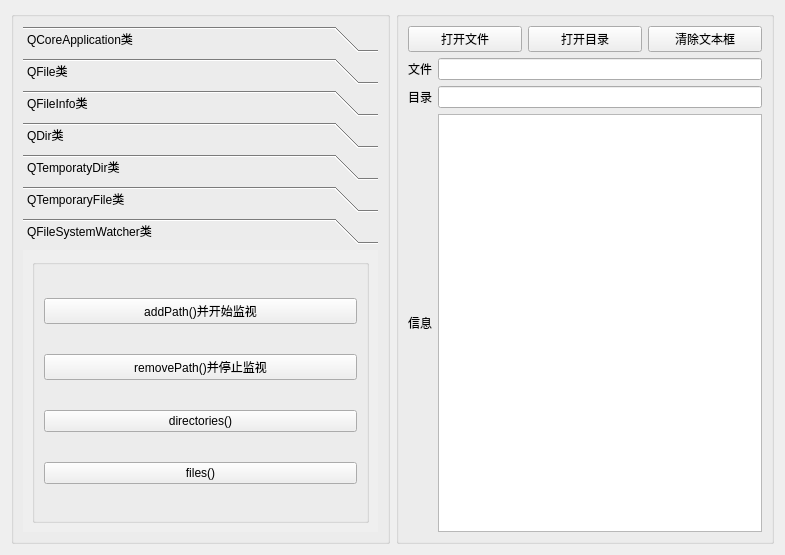
<?xml version="1.0" encoding="UTF-8"?>
<ui version="4.0">
 <class>Dialog</class>
 <widget class="QDialog" name="Dialog">
  <property name="geometry">
   <rect>
    <x>0</x>
    <y>0</y>
    <width>785</width>
    <height>555</height>
   </rect>
  </property>
  <property name="windowTitle">
   <string>Dialog</string>
  </property>
  <layout class="QHBoxLayout" name="horizontalLayout_5" stretch="1,1">
   <item>
    <widget class="QGroupBox" name="groupBox">
     <property name="title">
      <string/>
     </property>
     <layout class="QVBoxLayout" name="verticalLayout_2">
      <item>
       <widget class="QToolBox" name="toolBox">
        <property name="currentIndex">
         <number>6</number>
        </property>
        <widget class="QWidget" name="page">
         <property name="geometry">
          <rect>
           <x>0</x>
           <y>0</y>
           <width>357</width>
           <height>300</height>
          </rect>
         </property>
         <attribute name="label">
          <string>QCoreApplication类</string>
         </attribute>
         <layout class="QVBoxLayout" name="verticalLayout_6">
          <item>
           <widget class="QGroupBox" name="groupBox_4">
            <property name="title">
             <string>函数信息</string>
            </property>
            <layout class="QVBoxLayout" name="verticalLayout_5">
             <item>
              <layout class="QHBoxLayout" name="horizontalLayout_15">
               <item>
                <widget class="QPushButton" name="pushButton">
                 <property name="text">
                  <string>applicationName()</string>
                 </property>
                </widget>
               </item>
               <item>
                <widget class="QPushButton" name="pushButton_2">
                 <property name="text">
                  <string>apllicationDirPath()</string>
                 </property>
                </widget>
               </item>
              </layout>
             </item>
             <item>
              <layout class="QHBoxLayout" name="horizontalLayout_16">
               <item>
                <widget class="QPushButton" name="pushButton_3">
                 <property name="text">
                  <string>applicationFilePath()</string>
                 </property>
                </widget>
               </item>
               <item>
                <widget class="QPushButton" name="pushButton_4">
                 <property name="text">
                  <string>setApplicationName(QString &amp;)</string>
                 </property>
                </widget>
               </item>
              </layout>
             </item>
             <item>
              <layout class="QHBoxLayout" name="horizontalLayout_17">
               <item>
                <widget class="QPushButton" name="pushButton_5">
                 <property name="text">
                  <string>libraryPaths()</string>
                 </property>
                </widget>
               </item>
               <item>
                <widget class="QPushButton" name="pushButton_6">
                 <property name="text">
                  <string>addLibraryPath()</string>
                 </property>
                </widget>
               </item>
              </layout>
             </item>
             <item>
              <layout class="QHBoxLayout" name="horizontalLayout_18">
               <item>
                <widget class="QPushButton" name="pushButton_7">
                 <property name="text">
                  <string>setOrganizationName()</string>
                 </property>
                </widget>
               </item>
               <item>
                <widget class="QPushButton" name="pushButton_8">
                 <property name="text">
                  <string>organizationName()</string>
                 </property>
                </widget>
               </item>
              </layout>
             </item>
             <item>
              <layout class="QHBoxLayout" name="horizontalLayout_19">
               <item>
                <widget class="QPushButton" name="pushButton_9">
                 <property name="text">
                  <string>exit()</string>
                 </property>
                </widget>
               </item>
               <item>
                <spacer name="horizontalSpacer">
                 <property name="orientation">
                  <enum>Qt::Horizontal</enum>
                 </property>
                 <property name="sizeHint" stdset="0">
                  <size>
                   <width>40</width>
                   <height>20</height>
                  </size>
                 </property>
                </spacer>
               </item>
              </layout>
             </item>
            </layout>
           </widget>
          </item>
         </layout>
        </widget>
        <widget class="QWidget" name="page_2">
         <property name="geometry">
          <rect>
           <x>0</x>
           <y>0</y>
           <width>343</width>
           <height>320</height>
          </rect>
         </property>
         <attribute name="label">
          <string>QFile类</string>
         </attribute>
         <layout class="QVBoxLayout" name="verticalLayout_9">
          <item>
           <widget class="QGroupBox" name="groupBox_5">
            <property name="title">
             <string>类静态函数</string>
            </property>
            <layout class="QVBoxLayout" name="verticalLayout_7">
             <item>
              <layout class="QHBoxLayout" name="horizontalLayout_24">
               <item>
                <widget class="QPushButton" name="pushButton_10">
                 <property name="text">
                  <string>copy()</string>
                 </property>
                </widget>
               </item>
               <item>
                <widget class="QPushButton" name="pushButton_11">
                 <property name="text">
                  <string>rename()</string>
                 </property>
                </widget>
               </item>
               <item>
                <widget class="QPushButton" name="pushButton_12">
                 <property name="text">
                  <string>remove()</string>
                 </property>
                </widget>
               </item>
              </layout>
             </item>
             <item>
              <layout class="QHBoxLayout" name="horizontalLayout_25">
               <item>
                <widget class="QPushButton" name="pushButton_13">
                 <property name="text">
                  <string>moveToTrash()</string>
                 </property>
                </widget>
               </item>
               <item>
                <widget class="QPushButton" name="pushButton_14">
                 <property name="text">
                  <string>exists()</string>
                 </property>
                </widget>
               </item>
               <item>
                <widget class="QPushButton" name="pushButton_15">
                 <property name="text">
                  <string>link()</string>
                 </property>
                </widget>
               </item>
              </layout>
             </item>
             <item>
              <layout class="QHBoxLayout" name="horizontalLayout_26">
               <item>
                <widget class="QPushButton" name="pushButton_16">
                 <property name="text">
                  <string>symLinkTarget</string>
                 </property>
                </widget>
               </item>
               <item>
                <widget class="QPushButton" name="pushButton_17">
                 <property name="text">
                  <string>setPermissions()</string>
                 </property>
                </widget>
               </item>
               <item>
                <widget class="QPushButton" name="pushButton_18">
                 <property name="text">
                  <string>permissions()</string>
                 </property>
                </widget>
               </item>
              </layout>
             </item>
            </layout>
           </widget>
          </item>
          <item>
           <widget class="QGroupBox" name="groupBox_6">
            <property name="title">
             <string>类接口函数</string>
            </property>
            <layout class="QVBoxLayout" name="verticalLayout_8">
             <item>
              <layout class="QHBoxLayout" name="horizontalLayout_20">
               <item>
                <widget class="QPushButton" name="pushButton_19">
                 <property name="text">
                  <string>setFileName()</string>
                 </property>
                </widget>
               </item>
               <item>
                <widget class="QPushButton" name="pushButton_20">
                 <property name="text">
                  <string>fileName()</string>
                 </property>
                </widget>
               </item>
               <item>
                <widget class="QPushButton" name="pushButton_21">
                 <property name="text">
                  <string>copy()</string>
                 </property>
                </widget>
               </item>
              </layout>
             </item>
             <item>
              <layout class="QHBoxLayout" name="horizontalLayout_21">
               <item>
                <widget class="QPushButton" name="pushButton_22">
                 <property name="text">
                  <string>rename()</string>
                 </property>
                </widget>
               </item>
               <item>
                <widget class="QPushButton" name="pushButton_23">
                 <property name="text">
                  <string>remove()</string>
                 </property>
                </widget>
               </item>
               <item>
                <widget class="QPushButton" name="pushButton_24">
                 <property name="text">
                  <string>moveToTrash()</string>
                 </property>
                </widget>
               </item>
              </layout>
             </item>
             <item>
              <layout class="QHBoxLayout" name="horizontalLayout_22">
               <item>
                <widget class="QPushButton" name="pushButton_25">
                 <property name="text">
                  <string>exists()</string>
                 </property>
                </widget>
               </item>
               <item>
                <widget class="QPushButton" name="pushButton_26">
                 <property name="text">
                  <string>link()</string>
                 </property>
                </widget>
               </item>
               <item>
                <widget class="QPushButton" name="pushButton_27">
                 <property name="text">
                  <string>symLinkTarget()</string>
                 </property>
                </widget>
               </item>
              </layout>
             </item>
             <item>
              <layout class="QHBoxLayout" name="horizontalLayout_23">
               <item>
                <widget class="QPushButton" name="pushButton_28">
                 <property name="text">
                  <string>setPermissions()</string>
                 </property>
                </widget>
               </item>
               <item>
                <widget class="QPushButton" name="pushButton_29">
                 <property name="text">
                  <string>permissions()</string>
                 </property>
                </widget>
               </item>
               <item>
                <widget class="QPushButton" name="pushButton_30">
                 <property name="text">
                  <string>size()</string>
                 </property>
                </widget>
               </item>
              </layout>
             </item>
            </layout>
           </widget>
          </item>
         </layout>
        </widget>
        <widget class="QWidget" name="page_3">
         <property name="geometry">
          <rect>
           <x>0</x>
           <y>0</y>
           <width>343</width>
           <height>342</height>
          </rect>
         </property>
         <attribute name="label">
          <string>QFileInfo类</string>
         </attribute>
         <layout class="QVBoxLayout" name="verticalLayout_4">
          <item>
           <widget class="QGroupBox" name="groupBox_3">
            <property name="title">
             <string>文件信息</string>
            </property>
            <layout class="QVBoxLayout" name="verticalLayout_3">
             <item>
              <layout class="QHBoxLayout" name="horizontalLayout_6">
               <item>
                <widget class="QPushButton" name="pushButton_aboluteFilePath">
                 <property name="text">
                  <string>absoluteFilePath()</string>
                 </property>
                </widget>
               </item>
               <item>
                <widget class="QPushButton" name="pushButton_absolutePath">
                 <property name="text">
                  <string>absolutePath()</string>
                 </property>
                </widget>
               </item>
              </layout>
             </item>
             <item>
              <layout class="QHBoxLayout" name="horizontalLayout_7">
               <item>
                <widget class="QPushButton" name="pushButton_fileName">
                 <property name="text">
                  <string>fileName()</string>
                 </property>
                </widget>
               </item>
               <item>
                <widget class="QPushButton" name="pushButton_filePath">
                 <property name="text">
                  <string>filePath()</string>
                 </property>
                </widget>
               </item>
              </layout>
             </item>
             <item>
              <layout class="QHBoxLayout" name="horizontalLayout_8">
               <item>
                <widget class="QPushButton" name="pushButton_baseName">
                 <property name="text">
                  <string>baseName()</string>
                 </property>
                </widget>
               </item>
               <item>
                <widget class="QPushButton" name="pushButton_completeBaseName">
                 <property name="text">
                  <string>completeBaseName()</string>
                 </property>
                </widget>
               </item>
              </layout>
             </item>
             <item>
              <layout class="QHBoxLayout" name="horizontalLayout_9">
               <item>
                <widget class="QPushButton" name="pushButton_suffix">
                 <property name="text">
                  <string>suffix()</string>
                 </property>
                </widget>
               </item>
               <item>
                <widget class="QPushButton" name="pushButton_completeSuffix">
                 <property name="text">
                  <string>completeSuffix()</string>
                 </property>
                </widget>
               </item>
              </layout>
             </item>
             <item>
              <layout class="QHBoxLayout" name="horizontalLayout_10">
               <item>
                <widget class="QPushButton" name="pushButton_isDir">
                 <property name="text">
                  <string>isDir()</string>
                 </property>
                </widget>
               </item>
               <item>
                <widget class="QPushButton" name="pushButton_isFile">
                 <property name="text">
                  <string>isFile()</string>
                 </property>
                </widget>
               </item>
              </layout>
             </item>
             <item>
              <layout class="QHBoxLayout" name="horizontalLayout_11">
               <item>
                <widget class="QPushButton" name="pushButton_isExecutable">
                 <property name="text">
                  <string>isExecutable()</string>
                 </property>
                </widget>
               </item>
               <item>
                <widget class="QPushButton" name="pushButton_birthTime">
                 <property name="text">
                  <string>birthTime()</string>
                 </property>
                </widget>
               </item>
              </layout>
             </item>
             <item>
              <layout class="QHBoxLayout" name="horizontalLayout_12">
               <item>
                <widget class="QPushButton" name="pushButton_size">
                 <property name="text">
                  <string>size()</string>
                 </property>
                </widget>
               </item>
               <item>
                <widget class="QPushButton" name="pushButton_path">
                 <property name="text">
                  <string>path()</string>
                 </property>
                </widget>
               </item>
              </layout>
             </item>
             <item>
              <layout class="QHBoxLayout" name="horizontalLayout_13">
               <item>
                <widget class="QPushButton" name="pushButton_lastModified">
                 <property name="text">
                  <string>lastModified()</string>
                 </property>
                </widget>
               </item>
               <item>
                <widget class="QPushButton" name="pushButton_lastRead">
                 <property name="text">
                  <string>lastRead()</string>
                 </property>
                </widget>
               </item>
              </layout>
             </item>
             <item>
              <layout class="QHBoxLayout" name="horizontalLayout_14">
               <item>
                <widget class="QPushButton" name="pushButton_Staticexists">
                 <property name="text">
                  <string>静态函数exists()</string>
                 </property>
                </widget>
               </item>
               <item>
                <widget class="QPushButton" name="pushButton_exists">
                 <property name="text">
                  <string>exists()</string>
                 </property>
                </widget>
               </item>
              </layout>
             </item>
            </layout>
           </widget>
          </item>
         </layout>
        </widget>
        <widget class="QWidget" name="page_4">
         <property name="geometry">
          <rect>
           <x>0</x>
           <y>0</y>
           <width>367</width>
           <height>384</height>
          </rect>
         </property>
         <attribute name="label">
          <string>QDir类</string>
         </attribute>
         <layout class="QVBoxLayout" name="verticalLayout_11">
          <item>
           <widget class="QGroupBox" name="groupBox_7">
            <property name="title">
             <string>函数信息</string>
            </property>
            <layout class="QVBoxLayout" name="verticalLayout_10">
             <item>
              <layout class="QHBoxLayout" name="horizontalLayout_27">
               <item>
                <widget class="QPushButton" name="pushButton_31">
                 <property name="text">
                  <string>tempPath()</string>
                 </property>
                </widget>
               </item>
               <item>
                <widget class="QPushButton" name="pushButton_32">
                 <property name="text">
                  <string>temp()</string>
                 </property>
                </widget>
               </item>
               <item>
                <widget class="QPushButton" name="pushButton_33">
                 <property name="text">
                  <string>rootPath()</string>
                 </property>
                </widget>
               </item>
              </layout>
             </item>
             <item>
              <layout class="QHBoxLayout" name="horizontalLayout_28">
               <item>
                <widget class="QPushButton" name="pushButton_34">
                 <property name="text">
                  <string>root()</string>
                 </property>
                </widget>
               </item>
               <item>
                <widget class="QPushButton" name="pushButton_38">
                 <property name="text">
                  <string>homePath()</string>
                 </property>
                </widget>
               </item>
               <item>
                <widget class="QPushButton" name="pushButton_39">
                 <property name="text">
                  <string>home()</string>
                 </property>
                </widget>
               </item>
              </layout>
             </item>
             <item>
              <layout class="QHBoxLayout" name="horizontalLayout_29">
               <item>
                <widget class="QPushButton" name="pushButton_35">
                 <property name="text">
                  <string>currentPath()</string>
                 </property>
                </widget>
               </item>
               <item>
                <widget class="QPushButton" name="pushButton_36">
                 <property name="text">
                  <string>current()</string>
                 </property>
                </widget>
               </item>
               <item>
                <widget class="QPushButton" name="pushButton_37">
                 <property name="text">
                  <string>setCurrent()</string>
                 </property>
                </widget>
               </item>
              </layout>
             </item>
             <item>
              <layout class="QHBoxLayout" name="horizontalLayout_30">
               <item>
                <widget class="QPushButton" name="pushButton_40">
                 <property name="text">
                  <string>drives()</string>
                 </property>
                </widget>
               </item>
               <item>
                <widget class="QPushButton" name="pushButton_41">
                 <property name="text">
                  <string>isAbsolutePath()</string>
                 </property>
                </widget>
               </item>
               <item>
                <widget class="QPushButton" name="pushButton_42">
                 <property name="text">
                  <string>isRelativePath()</string>
                 </property>
                </widget>
               </item>
              </layout>
             </item>
             <item>
              <widget class="QGroupBox" name="groupBox_8">
               <property name="title">
                <string>静态函数</string>
               </property>
               <layout class="QVBoxLayout" name="verticalLayout_12">
                <item>
                 <layout class="QHBoxLayout" name="horizontalLayout_31">
                  <item>
                   <widget class="QPushButton" name="pushButton_43">
                    <property name="text">
                     <string>path()</string>
                    </property>
                   </widget>
                  </item>
                  <item>
                   <widget class="QPushButton" name="pushButton_44">
                    <property name="text">
                     <string>absoluteFilePath()</string>
                    </property>
                   </widget>
                  </item>
                  <item>
                   <widget class="QPushButton" name="pushButton_45">
                    <property name="text">
                     <string>canonicalPath()</string>
                    </property>
                   </widget>
                  </item>
                 </layout>
                </item>
                <item>
                 <layout class="QHBoxLayout" name="horizontalLayout_32">
                  <item>
                   <widget class="QPushButton" name="pushButton_46">
                    <property name="text">
                     <string>cd(QString&amp;)</string>
                    </property>
                   </widget>
                  </item>
                  <item>
                   <widget class="QPushButton" name="pushButton_48">
                    <property name="text">
                     <string>cdUp()</string>
                    </property>
                   </widget>
                  </item>
                  <item>
                   <widget class="QPushButton" name="pushButton_47">
                    <property name="text">
                     <string>mkdir()</string>
                    </property>
                   </widget>
                  </item>
                 </layout>
                </item>
                <item>
                 <layout class="QHBoxLayout" name="horizontalLayout_33">
                  <item>
                   <widget class="QPushButton" name="pushButton_49">
                    <property name="text">
                     <string>mkpath()</string>
                    </property>
                   </widget>
                  </item>
                  <item>
                   <widget class="QPushButton" name="pushButton_50">
                    <property name="text">
                     <string>rmdir()</string>
                    </property>
                   </widget>
                  </item>
                  <item>
                   <widget class="QPushButton" name="pushButton_51">
                    <property name="text">
                     <string>remove()</string>
                    </property>
                   </widget>
                  </item>
                 </layout>
                </item>
                <item>
                 <layout class="QHBoxLayout" name="horizontalLayout_34">
                  <item>
                   <widget class="QPushButton" name="pushButton_52">
                    <property name="text">
                     <string>removeRecursively()</string>
                    </property>
                   </widget>
                  </item>
                  <item>
                   <widget class="QPushButton" name="pushButton_53">
                    <property name="text">
                     <string>entryList()</string>
                    </property>
                   </widget>
                  </item>
                  <item>
                   <widget class="QPushButton" name="pushButton_54">
                    <property name="text">
                     <string>setFilter()</string>
                    </property>
                   </widget>
                  </item>
                 </layout>
                </item>
                <item>
                 <layout class="QHBoxLayout" name="horizontalLayout_35">
                  <item>
                   <widget class="QPushButton" name="pushButton_55">
                    <property name="text">
                     <string>isEmpty()</string>
                    </property>
                   </widget>
                  </item>
                  <item>
                   <widget class="QPushButton" name="pushButton_56">
                    <property name="text">
                     <string>setSorting()</string>
                    </property>
                   </widget>
                  </item>
                  <item>
                   <widget class="QPushButton" name="pushButton_57">
                    <property name="text">
                     <string>entryList(file)</string>
                    </property>
                   </widget>
                  </item>
                 </layout>
                </item>
               </layout>
              </widget>
             </item>
            </layout>
           </widget>
          </item>
         </layout>
        </widget>
        <widget class="QWidget" name="page_5">
         <property name="geometry">
          <rect>
           <x>0</x>
           <y>0</y>
           <width>357</width>
           <height>300</height>
          </rect>
         </property>
         <attribute name="label">
          <string>QTemporatyDir类</string>
         </attribute>
         <widget class="QGroupBox" name="groupBox_9">
          <property name="geometry">
           <rect>
            <x>10</x>
            <y>20</y>
            <width>290</width>
            <height>68</height>
           </rect>
          </property>
          <property name="title">
           <string>创建临时文件夹</string>
          </property>
          <layout class="QVBoxLayout" name="verticalLayout_13">
           <item>
            <layout class="QHBoxLayout" name="horizontalLayout_36">
             <item>
              <widget class="QPushButton" name="pushButton_58">
               <property name="text">
                <string>在系统临时目录</string>
               </property>
              </widget>
             </item>
             <item>
              <widget class="QPushButton" name="pushButton_59">
               <property name="text">
                <string>在指定目录下</string>
               </property>
              </widget>
             </item>
             <item>
              <widget class="QPushButton" name="pushButton_60">
               <property name="text">
                <string>在当前目录下</string>
               </property>
              </widget>
             </item>
            </layout>
           </item>
          </layout>
         </widget>
        </widget>
        <widget class="QWidget" name="page_6">
         <property name="geometry">
          <rect>
           <x>0</x>
           <y>0</y>
           <width>357</width>
           <height>300</height>
          </rect>
         </property>
         <attribute name="label">
          <string>QTemporaryFile类</string>
         </attribute>
         <widget class="QGroupBox" name="groupBox_10">
          <property name="geometry">
           <rect>
            <x>10</x>
            <y>30</y>
            <width>350</width>
            <height>68</height>
           </rect>
          </property>
          <property name="title">
           <string>创建临时文件</string>
          </property>
          <layout class="QHBoxLayout" name="horizontalLayout_38">
           <item>
            <layout class="QHBoxLayout" name="horizontalLayout_37">
             <item>
              <widget class="QPushButton" name="pushButton_61">
               <property name="text">
                <string>在系统目录下新建</string>
               </property>
              </widget>
             </item>
             <item>
              <widget class="QPushButton" name="pushButton_62">
               <property name="text">
                <string>在指定目录下新建</string>
               </property>
              </widget>
             </item>
             <item>
              <widget class="QPushButton" name="pushButton_63">
               <property name="text">
                <string>在当前目录下新建</string>
               </property>
              </widget>
             </item>
            </layout>
           </item>
          </layout>
         </widget>
        </widget>
        <widget class="QWidget" name="page_7">
         <property name="geometry">
          <rect>
           <x>0</x>
           <y>0</y>
           <width>357</width>
           <height>300</height>
          </rect>
         </property>
         <attribute name="label">
          <string>QFileSystemWatcher类</string>
         </attribute>
         <layout class="QVBoxLayout" name="verticalLayout_15">
          <item>
           <widget class="QGroupBox" name="groupBox_11">
            <property name="title">
             <string/>
            </property>
            <layout class="QVBoxLayout" name="verticalLayout_14">
             <item>
              <widget class="QPushButton" name="pushButton_64">
               <property name="text">
                <string>addPath()并开始监视</string>
               </property>
              </widget>
             </item>
             <item>
              <widget class="QPushButton" name="pushButton_65">
               <property name="text">
                <string>removePath()并停止监视</string>
               </property>
              </widget>
             </item>
             <item>
              <widget class="QPushButton" name="pushButton_66">
               <property name="text">
                <string>directories()</string>
               </property>
              </widget>
             </item>
             <item>
              <widget class="QPushButton" name="pushButton_67">
               <property name="text">
                <string>files()</string>
               </property>
              </widget>
             </item>
            </layout>
           </widget>
          </item>
         </layout>
        </widget>
       </widget>
      </item>
     </layout>
    </widget>
   </item>
   <item>
    <widget class="QGroupBox" name="groupBox_2">
     <property name="title">
      <string/>
     </property>
     <layout class="QVBoxLayout" name="verticalLayout">
      <item>
       <layout class="QHBoxLayout" name="horizontalLayout">
        <item>
         <widget class="QPushButton" name="pushButton_OpenFile">
          <property name="text">
           <string>打开文件</string>
          </property>
         </widget>
        </item>
        <item>
         <widget class="QPushButton" name="pushButton_OpenDir">
          <property name="text">
           <string>打开目录</string>
          </property>
         </widget>
        </item>
        <item>
         <widget class="QPushButton" name="pushButton_ClearText">
          <property name="text">
           <string>清除文本框</string>
          </property>
         </widget>
        </item>
       </layout>
      </item>
      <item>
       <layout class="QHBoxLayout" name="horizontalLayout_2">
        <item>
         <widget class="QLabel" name="label">
          <property name="text">
           <string>文件</string>
          </property>
         </widget>
        </item>
        <item>
         <widget class="QLineEdit" name="lineEdit_fileInfo"/>
        </item>
       </layout>
      </item>
      <item>
       <layout class="QHBoxLayout" name="horizontalLayout_3">
        <item>
         <widget class="QLabel" name="label_2">
          <property name="text">
           <string>目录</string>
          </property>
         </widget>
        </item>
        <item>
         <widget class="QLineEdit" name="lineEdit_directoryInfo"/>
        </item>
       </layout>
      </item>
      <item>
       <layout class="QHBoxLayout" name="horizontalLayout_4">
        <item>
         <widget class="QLabel" name="label_3">
          <property name="text">
           <string>信息</string>
          </property>
         </widget>
        </item>
        <item>
         <widget class="QPlainTextEdit" name="plainTextEdit"/>
        </item>
       </layout>
      </item>
     </layout>
    </widget>
   </item>
  </layout>
 </widget>
 <resources/>
 <connections/>
</ui>
